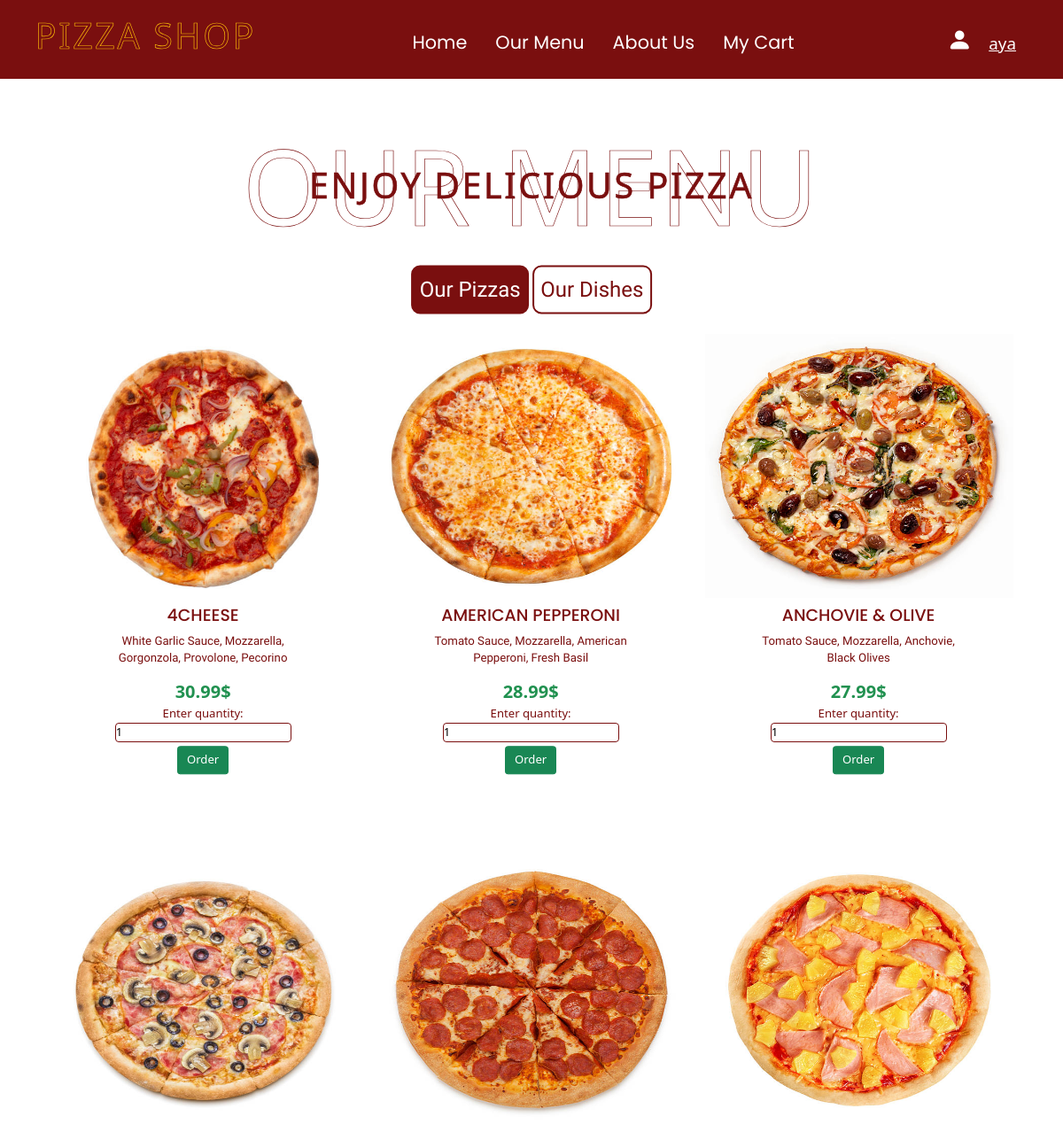
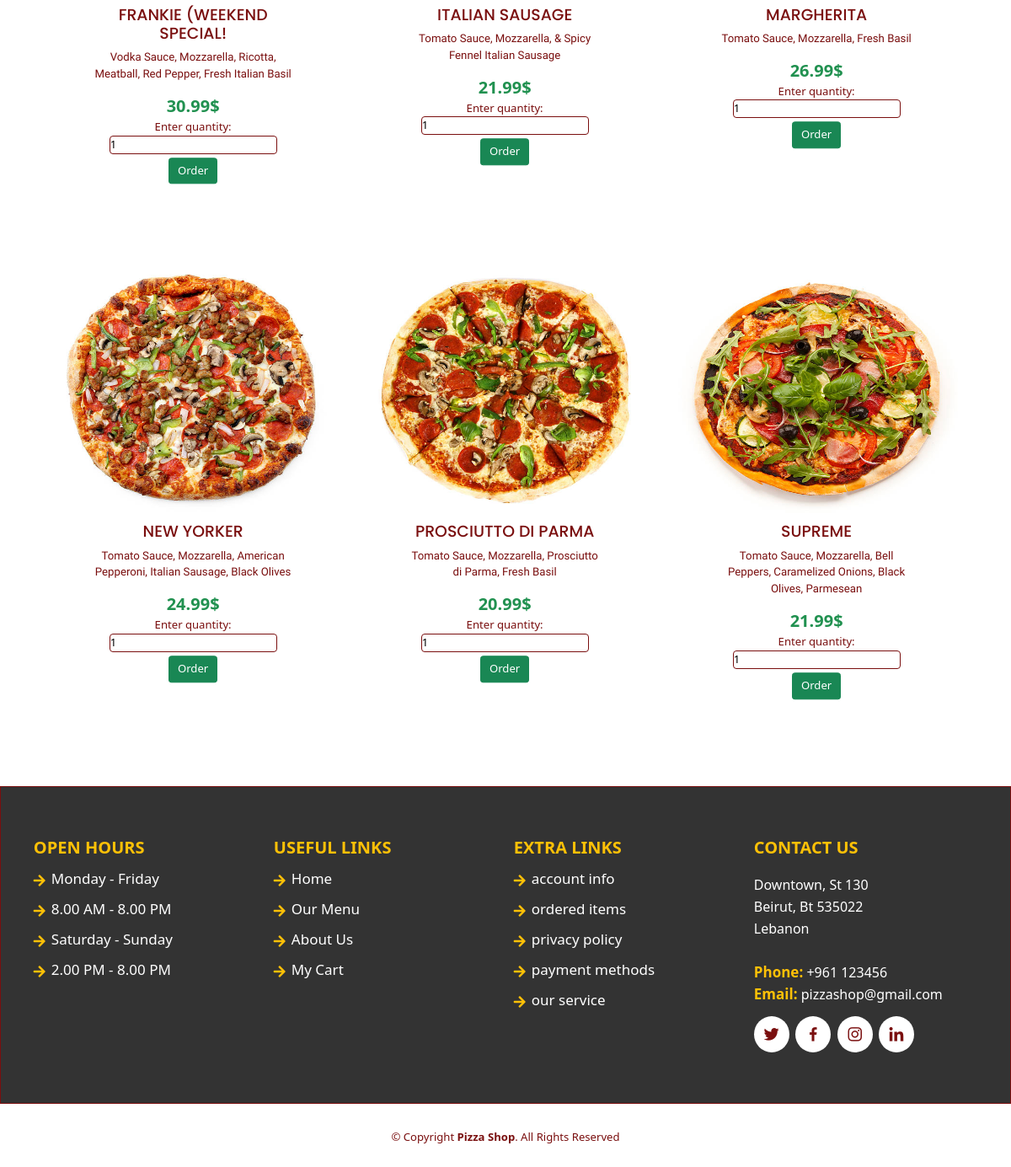
The app's page /menu.php (signed in) with its own data (2 pictures, top to bottom).
### tables this page shows
CREATE TABLE `food` (
  `Name` varchar(25) NOT NULL,
  `price` double NOT NULL,
  `type` varchar(25) NOT NULL,
  `Description` text NOT NULL,
  `image` text NOT NULL
);

### menu.php (the view, shortened to what this page needs)
<!DOCTYPE html>
<?php
$get="";
if(isset($_SESSION["username"] )){
    $get=$_SESSION["username"];
}
else {
    $get="";
}
?>
<?php
    $conn= new mysqli("localhost", "root", "");
    $pizzaquery= "SELECT * FROM food WHERE type='pizza'";
    $pizzaresults= mysqli_query($conn, $pizzaquery);
     ?>
     <html>
        <head>
            <link href="https://cdn.jsdelivr.net/npm/bootstrap@5.1.3/dist/css/bootstrap.min.css" rel="stylesheet">
            <link rel="stylesheet" href="https://cdn.jsdelivr.net/npm/bootstrap-icons@1.8.1/font/bootstrap-icons.css">
            <link rel="stylesheet" href="https://cdnjs.cloudflare.com/ajax/libs/font-awesome/5.15.4/css/all.min.css">
            <link rel="stylesheet" href="https://cdn.jsdelivr.net/npm/boxicons@latest/css/boxicons.min.css">
            <link href="css/main.css" rel="stylesheet">
            <link href="css/menu.css" rel="stylesheet">
        </head>
        <body>
        <nav class="navbar-expand-lg navbar navbar-dark " style="background-color: rgb(122, 15, 15); ">
        <div class="container-xl">
            <a class="navbar-brand nav-item" href="#">
                <p id="STORE_LOGO">PIZZA SHOP</p>
            </a>
            <div class="collapse navbar-collapse" id="navbarCollapse">
            <div class="navbar-nav mx-lg-auto">
                <a class="nav-item nav-link " href="index.php"><p class="nav_p">Home</p></a>
                <a class="nav-item nav-link " href="menu.php"><p class="nav_p">Our Menu</p></a>
                <a class="nav-item nav-link " href="about.php"><p class="nav_p">About Us</p></a>
                <a class="nav-item nav-link " href="ordered.php"><p class="nav_p">My Cart</p></a>
            </div>
            <div class="d-flex align-items-lg-center mt-3 mt-lg-0">
            <a href="signin.php" target="_blank" class="nav-item nav-link " title="Sign In" id="login-btn"><i class="bi bi-person-fill ic"></i><spam class="username"><?php echo $get;?></spam></a>
            </div>
            </div>
        </div>
        </nav>
        <div id="about_us">
            <h1 class="heading" > OUR MENU <span>Enjoy Delicious Pizza</span></h1>
        </div>
        <br><br>
        <div id="dish_btns">
        <div class="center">
        <button type="button" class=" pizza_btn">Our Pizzas</button>
        <button type="button" class=" dish_btn">Our Dishes</button>
        </div>
        </div>
        <br><br>
        <div id="pizzas">
        <main class="ccontainer" id="container">
            <div class="gallery-wrapper">
                <ul class="gallery">
                  <?php while($rows=mysqli_fetch_assoc($pizzaresults)){
                            ?>
                    <li class="gallery-item">
                      <form method="post" action="">
                      <input type="hidden" name="image" value="<?php echo $rows['image'];?>"> </input><img src=<?php echo $rows['image'];?> class="gallery-img">
                        <div class="gallery-im-caption">
                          <input type="hidden" name="title" value="<?php echo $rows['Name'];?>">  </input><h4 class="title"><?php echo $rows['Name'];?></h4>
                            <input type="hidden" name="txt" value="<?php echo $rows['Description'];?>"> </input> <p class="txt"><?php echo $rows['Description'];?></p>
                            <input type="hidden" name="price" value="<?php echo $rows['price'];?>">  </input> <span class="price"><?php echo $rows['price'];?>$</span>
                          <div>
                            <label for="qtty">Enter quantity:</label>
                            <input style="  border-radius: 4px; border: 1px solid lightgrey; border-color: rgb(122, 15, 15); margin-bottom:4px; placeholder{color:rgb(122, 15, 15);}" class="qtty" name="quantity" type="number" value="1" placeholder="Enter quantity">
                          </div>
                             <div class="choice">
                                <button type="submit" onclick="order()" class="btn btn-success order">Order</button>
                            </div>
                        </div>
                      </form>
                    </li>
                  <?php }?>
                </ul>
            </div>
    </main>
        </div>
        <br><br>
        <footer id="footer">
            <div class="footer-top">
                <div class="container">
                    <div class="row">
                        <div class="col-lg-3 col-md-6 footer-links ">
                        <h4>Open Hours</h4>
                        <ul>
                            <li><i class="fas fa-arrow-right"></i> <a href="#">Monday - Friday</a></li>
                            <li><i class="fas fa-arrow-right"></i> <a href="#">8.00 AM - 8.00 PM</a></li>
                            <li><i class="fas fa-arrow-right"></i> <a href="#">Saturday - Sunday</a></li>
                            <li><i class="fas fa-arrow-right"></i> <a href="#">2.00 PM - 8.00 PM</a></li>
                        </ul>
                        </div>
                        <div class="col-lg-3 col-md-6 footer-links ">
                            <h4>Useful Links</h4>
                            <ul>
                                <li><i class="fas fa-arrow-right"></i> <a href="index.php">Home</a></li>
                                <li><i class="fas fa-arrow-right"></i> <a href="menu.php">Our Menu</a></li>
                                <li><i class="fas fa-arrow-right"></i> <a href="about.php">About Us</a></li>
                                <li><i class="fas fa-arrow-right"></i> <a href="ordered.php">My Cart</a></li>
                            </ul>
                        </div>
                        <div class="col-lg-3 col-md-6 footer-links ">
                            <h4>Extra Links</h4>
                            <ul>
                                <li><i class="fas fa-arrow-right"></i> <a href="#">account info</a></li>
                                <li><i class="fas fa-arrow-right"></i> <a href="#">ordered items</a></li>
                                <li><i class="fas fa-arrow-right"></i> <a href="#">privacy policy</a></li>
                                <li><i class="fas fa-arrow-right"></i> <a href="#">payment methods</a></li>
                                <li><i class="fas fa-arrow-right"></i> <a href="#">our service</a></li>
                            </ul>
                        </div>
                        <div class="col-lg-3 col-md-6 footer-contact">
                            <h4>Contact Us</h4>
                            <p>Downtown, St 130 <br> Beirut, Bt 535022<br> Lebanon <br><br> <span>Phone:</span> +961 123456<br> <span>Email:</span> pizzashop@gmail.com<br> </p>
                            <div class="social-links mt-3"> <a href="#" class="twitter"><i class="bx bxl-twitter"></i></a> <a href="#" class="facebook"><i class="bx bxl-facebook"></i></a> <a href="#" class="instagram"><i class="bx bxl-instagram"></i></a> <a href="#" class="linkedin"><i class="bx bxl-linkedin"></i></a> </div>
                        </div>
                    </div>
                </div>
            </div>
            <div class="container">
                <div class="copyright"> © Copyright <strong><span>Pizza Shop</span></strong>. All Rights Reserved </div>
            </div>
        </footer>
    </body>
</html>

### css/main.css (style rules this page uses)
.username { color: white; margin-left: 0.5cm; font-size: 0.5cm; text-decoration: underline; }
* { margin: 0; padding: 0; box-sizing: border-box; outline: none; border: none; text-decoration: none; transition: all .2s linear; }
html { font-size: 82%; overflow-x: hidden; scroll-padding-top: 7rem; scroll-behavior: smooth; }
.nav_p { font-family: 'Poppins', sans-serif; font-stretch: expanded; font-size: 0.55cm; margin-left: 0.5cm; margin-top: 0.5cm; color: white; }
.ic { color: white; font-size: 28px; margin-left: 0.4cm; }
#STORE_LOGO { font-size: 3rem; text-transform: uppercase; color: transparent; -webkit-text-stroke: .05rem #ffc107; letter-spacing: .2rem; text-align: center; margin-bottom: 0.2cm; }
.heading { font-size: 9rem; text-transform: uppercase; color: transparent; -webkit-text-stroke: .05rem rgb(122, 15, 15); letter-spacing: .2rem; text-align: center; pointer-events: none; position: relative; margin-top: 50px; }
.heading span { position: absolute; top: 50%; left: 50%; transform: translate(-50%, -50%); width: 100%; color: rgb(122, 15, 15); font-size: 3rem; }
#footer { padding: 0 0 30px 0; }
#footer .footer-top { background: #333; border: 1px solid rgb(122, 15, 15); padding: 60px 0 30px 0; color: white; }
#footer .footer-top .social-links a { font-size: 22px; display: inline-block; background: white; color: rgb(122, 15, 15); line-height: 1; padding: 10px; margin-right: 4px; border-radius: 50%; text-align: center; transition: 0.2s; }
#footer .footer-top h4 { font-size: 20px; font-weight: bold; color: #ffc107; text-transform: uppercase; position: relative; padding-bottom: 12px }
#footer .footer-top .footer-links { margin-bottom: 30px; }
#footer .footer-top .footer-links ul { list-style: none; padding: 0; margin: 0 }
#footer .footer-top .footer-links ul i { padding-right: 2px; color: #ffc107; font-size: 16px; line-height: 1 }
#footer .footer-top .footer-links ul li { padding: 10px 0; display: flex; align-items: center; }
#footer .footer-top .footer-links ul li:first-child { padding-top: 0 }
#footer .footer-top .footer-links ul a { color: #fff; transition: 0.15s; display: inline-block; line-height: 1; text-decoration: none; font-size: 17px; margin-left: 5px; margin-top: -4px; }
#footer .footer-top .footer-contact { margin-bottom: 30px; }
#footer .footer-top .footer-contact p { line-height: 26px; font-size: 16px; color: #fff; }
#footer .footer-top .footer-contact span { color: #ffc107; font-size: 17px; font-weight: bold; }
#footer .copyright { text-align: center; padding-top: 30px; color: rgb(122, 15, 15); }

### css/menu.css (style rules this page uses)
.ccontainer { width: 100%; height: auto; }
.gallery-wrapper { width: 100%; max-width: 340px; margin: 0 auto; height: auto; }
.gallery { margin: 0; padding: 0; list-style: none; width: 100%; height: auto; display: flex; flex-direction: column; }
.gallery-item:not(:last-of-type) { margin-bottom: 50px; }
.title { font-size:0.5cm; text-transform: uppercase; color: rgb(122, 15, 15); font-family: 'Poppins', sans-serif; }
span.price { color: #219150; font-size: 20px; font-weight: bold; }
.txt { font-size:0.35cm; font-family: "Trirong", serif; }
.gallery-img { width: 350px; height: 300px; border: 1px solid white; }
.gallery-im-caption { position: relative; margin: 0; padding: 8px; width: 250px; height: auto; margin-left: 1.3cm; color: rgb(122, 15, 15); text-align: center; }
.choice { margin-top: 7%; position: relative; bottom: 0; left: 50%; -ms-transform: translate(-50%, -50%); transform: translate(-50%, -50%); }
@media screen and (min-width: 769px) { .gallery-wrapper { max-width: 1240px; } }
@media screen and (min-width: 769px) { .gallery { flex-direction: row; flex-wrap: wrap; justify-content: center; } }
@media screen and (min-width: 769px) { .gallery-item { padding: 10px; } }
@media screen and (min-width: 769px) { .gallery-img { min-width: 350px; max-width: 350px; } }
.pizza_btn { border:2px solid rgb(122, 15, 15) ; color:white ; background-color: rgb(122, 15, 15); font-size: x-large; font-family: "Trirong", serif; padding: 0.2cm; border-radius: 10px; }
.dish_btn { border:2px solid rgb(122, 15, 15) ; color:rgb(122, 15, 15) ; font-size: x-large; background-color: white; font-family: "Trirong", serif; padding: 0.2cm; border-radius: 10px; }
.center { margin: 0; position: absolute; top: 50%; left: 50%; -ms-transform: translate(-50%, -50%); transform: translate(-50%, -50%); }
#dish_btns { width: 100%; position: relative; }
::placeholder { color: #fff; }

### records on screen
food: image (picture), Name "4CHEESE", Description "White Garlic Sauce, Mozzarella, Gorgonzola, Provolone, Pecorino", price "30.99"
food: image (picture), Name "AMERICAN PEPPERONI", Description "Tomato Sauce, Mozzarella, American Pepperoni, Fresh Basil", price "28.99"
food: image (picture), Name "ANCHOVIE & OLIVE", Description "Tomato Sauce, Mozzarella, Anchovie, Black Olives", price "27.99"
food: image (picture), Name "FRANKIE (WEEKEND SPECIAL!", Description "Vodka Sauce, Mozzarella, Ricotta, Meatball, Red Pepper, Fresh Italian Basil", price "30.99"
food: image (picture), Name "ITALIAN SAUSAGE", Description "Tomato Sauce, Mozzarella, & Spicy Fennel Italian Sausage", price "21.99"
food: image (picture), Name "MARGHERITA", Description "Tomato Sauce, Mozzarella, Fresh Basil", price "26.99"
food: shows a picture, Name "NEW YORKER", Description "Tomato Sauce, Mozzarella, American Pepperoni, Italian Sausage, Black Olives", price "24.99"
food: image (picture), Name "PROSCIUTTO DI PARMA", Description "Tomato Sauce, Mozzarella, Prosciutto di Parma, Fresh Basil", price "20.99"
food: image (picture), Name "SUPREME", Description "Tomato Sauce, Mozzarella, Bell Peppers, Caramelized Onions, Black Olives, Parmesean", price "21.99"

### other values on screen
$get "aya"
